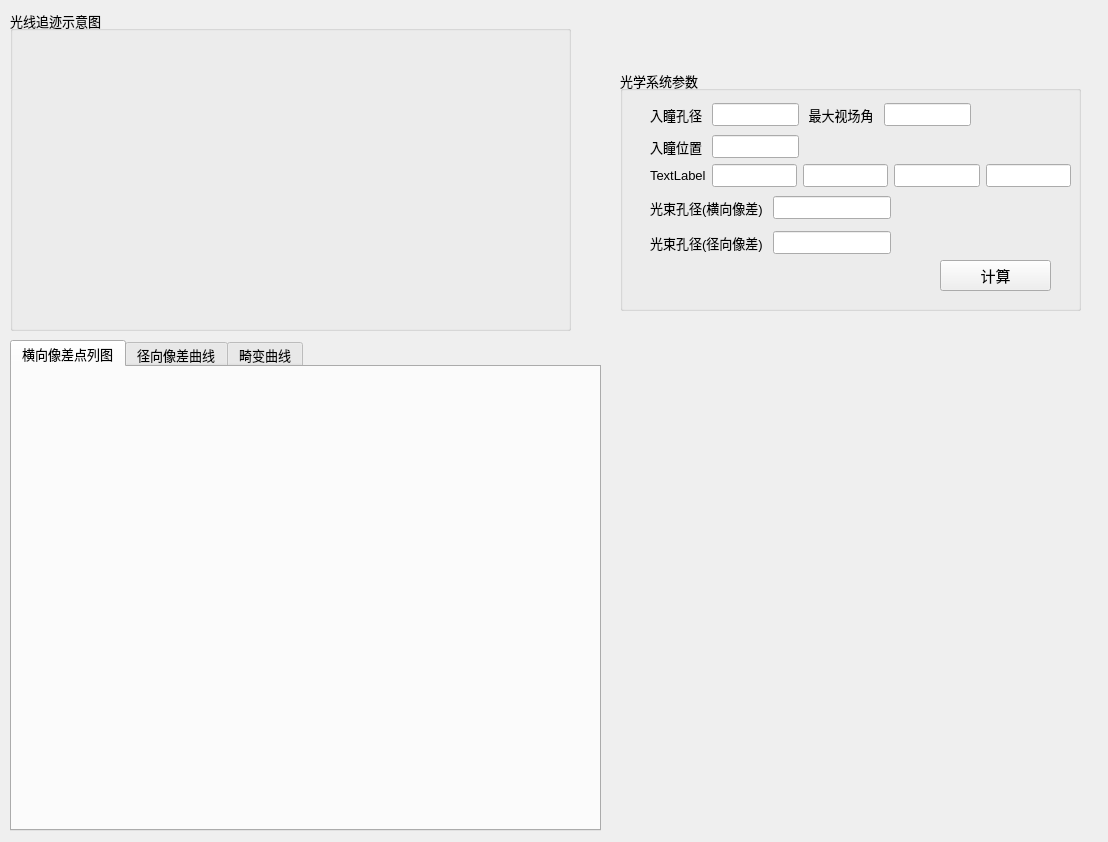
<?xml version="1.0" encoding="UTF-8"?>
<ui version="4.0">
 <class>MainWindow</class>
 <widget class="QMainWindow" name="MainWindow">
  <property name="geometry">
   <rect>
    <x>0</x>
    <y>0</y>
    <width>1108</width>
    <height>842</height>
   </rect>
  </property>
  <property name="font">
   <font>
    <pointsize>10</pointsize>
   </font>
  </property>
  <property name="windowTitle">
   <string>光学系统的像差</string>
  </property>
  <widget class="QWidget" name="centralwidget">
   <widget class="QTabWidget" name="tabWidget">
    <property name="geometry">
     <rect>
      <x>10</x>
      <y>340</y>
      <width>591</width>
      <height>491</height>
     </rect>
    </property>
    <property name="font">
     <font>
      <pointsize>10</pointsize>
     </font>
    </property>
    <property name="currentIndex">
     <number>0</number>
    </property>
    <widget class="QWidget" name="tab">
     <attribute name="title">
      <string>横向像差点列图</string>
     </attribute>
    </widget>
    <widget class="QWidget" name="tab_3">
     <attribute name="title">
      <string>径向像差曲线</string>
     </attribute>
    </widget>
    <widget class="QWidget" name="tab_2">
     <attribute name="title">
      <string>畸变曲线</string>
     </attribute>
    </widget>
   </widget>
   <widget class="QWidget" name="widget" native="true">
    <property name="geometry">
     <rect>
      <x>10</x>
      <y>10</y>
      <width>571</width>
      <height>321</height>
     </rect>
    </property>
    <widget class="QGroupBox" name="groupBox">
     <property name="geometry">
      <rect>
       <x>0</x>
       <y>0</y>
       <width>561</width>
       <height>321</height>
      </rect>
     </property>
     <property name="font">
      <font>
       <pointsize>10</pointsize>
      </font>
     </property>
     <property name="title">
      <string>光线追迹示意图</string>
     </property>
    </widget>
   </widget>
   <widget class="QGroupBox" name="groupBox_2">
    <property name="geometry">
     <rect>
      <x>620</x>
      <y>70</y>
      <width>461</width>
      <height>241</height>
     </rect>
    </property>
    <property name="font">
     <font>
      <pointsize>10</pointsize>
     </font>
    </property>
    <property name="title">
     <string>光学系统参数</string>
    </property>
    <widget class="QWidget" name="gridLayoutWidget_3">
     <property name="geometry">
      <rect>
       <x>30</x>
       <y>30</y>
       <width>321</width>
       <height>61</height>
      </rect>
     </property>
     <layout class="QGridLayout" name="gridLayout_3">
      <item row="0" column="2">
       <widget class="QLabel" name="label_22">
        <property name="text">
         <string> 最大视场角 </string>
        </property>
       </widget>
      </item>
      <item row="1" column="1">
       <widget class="QLineEdit" name="lineEdit_43"/>
      </item>
      <item row="1" column="0">
       <widget class="QLabel" name="label_21">
        <property name="text">
         <string>入瞳位置</string>
        </property>
       </widget>
      </item>
      <item row="0" column="0">
       <widget class="QLabel" name="label_20">
        <property name="text">
         <string>入瞳孔径 </string>
        </property>
       </widget>
      </item>
      <item row="0" column="1">
       <widget class="QLineEdit" name="lineEdit_42"/>
      </item>
      <item row="0" column="3">
       <widget class="QLineEdit" name="lineEdit_44"/>
      </item>
     </layout>
    </widget>
    <widget class="QWidget" name="horizontalLayoutWidget">
     <property name="geometry">
      <rect>
       <x>30</x>
       <y>90</y>
       <width>421</width>
       <height>31</height>
      </rect>
     </property>
     <layout class="QHBoxLayout" name="horizontalLayout">
      <item>
       <widget class="QLabel" name="label_10">
        <property name="text">
         <string>TextLabel</string>
        </property>
       </widget>
      </item>
      <item>
       <widget class="QLineEdit" name="lineEdit_33"/>
      </item>
      <item>
       <widget class="QLineEdit" name="lineEdit_34"/>
      </item>
      <item>
       <widget class="QLineEdit" name="lineEdit_35"/>
      </item>
      <item>
       <widget class="QLineEdit" name="lineEdit_36"/>
      </item>
     </layout>
    </widget>
    <widget class="QWidget" name="gridLayoutWidget_2">
     <property name="geometry">
      <rect>
       <x>30</x>
       <y>120</y>
       <width>241</width>
       <height>71</height>
      </rect>
     </property>
     <layout class="QGridLayout" name="gridLayout_2">
      <item row="1" column="0">
       <widget class="QLabel" name="label_16">
        <property name="text">
         <string>光束孔径(径向像差)</string>
        </property>
       </widget>
      </item>
      <item row="0" column="0">
       <widget class="QLabel" name="label_15">
        <property name="text">
         <string>光束孔径(横向像差) </string>
        </property>
       </widget>
      </item>
      <item row="0" column="1">
       <widget class="QLineEdit" name="lineEdit_37"/>
      </item>
      <item row="1" column="1">
       <widget class="QLineEdit" name="lineEdit_38"/>
      </item>
     </layout>
    </widget>
    <widget class="QPushButton" name="pushButton">
     <property name="geometry">
      <rect>
       <x>320</x>
       <y>190</y>
       <width>111</width>
       <height>31</height>
      </rect>
     </property>
     <property name="font">
      <font>
       <pointsize>11</pointsize>
      </font>
     </property>
     <property name="text">
      <string>计算</string>
     </property>
    </widget>
   </widget>
  </widget>
 </widget>
 <resources/>
 <connections/>
</ui>
